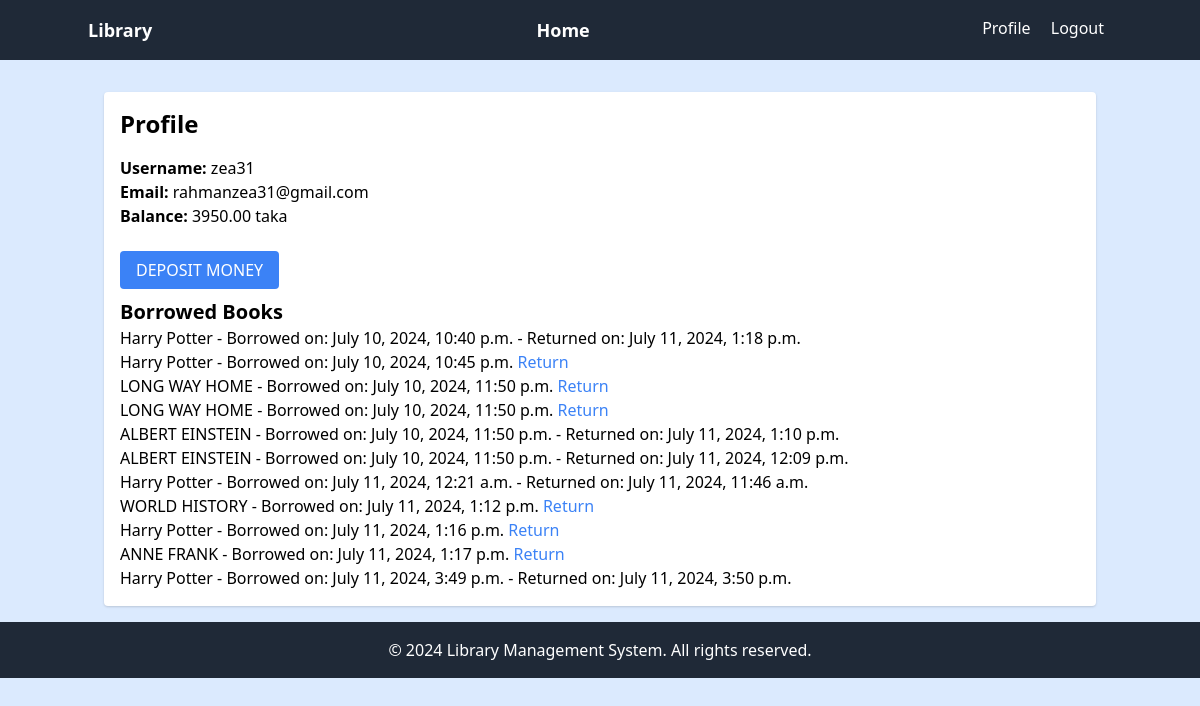
The app's page /Book/profile/ (signed in) with its own data.
### Book/models.py (models this page shows, shortened)
class UserAccount(models.Model):
    user = models.OneToOneField(User, on_delete=models.CASCADE)
    balance = models.DecimalField(max_digits=10, decimal_places=2)

class Borrow(models.Model):
    user = models.ForeignKey(User, on_delete=models.CASCADE)
    book = models.ForeignKey(Book, on_delete=models.CASCADE)
    borrow_date = models.DateTimeField(default=timezone.now)
    return_date = models.DateTimeField(null=True, blank=True)

class Book(models.Model):
    title = models.CharField(max_length=200)
    description = models.TextField()
    image = models.ImageField(upload_to='book_images/')
    borrowing_price = models.DecimalField(max_digits=10, decimal_places=2)
    category = models.ForeignKey(Category, on_delete=models.CASCADE)

### Book/views.py (the view)
# urls.py: path('profile/', views.profile, name='profile'),
@login_required
def profile(request):
    user_account = get_object_or_404(UserAccount, user=request.user)
    borrows = Borrow.objects.filter(user=request.user)
    return render(request, 'profile.html', {'user_account': user_account, 'borrows': borrows})

### Book/templates/profile.html
{% extends 'base.html' %}
{% block content %}
<div class="bg-white p-4 rounded shadow">
    <h2 class="text-2xl font-bold mb-4">Profile</h2>
    <p><strong>Username:</strong> {{ user.username }}</p>
    <p><strong>Email:</strong> {{ user.email }}</p>
    <p style="margin-bottom: 30px;"><strong>Balance:</strong> {{ user_account.balance }} taka</p>
    <a href="{% url 'deposit' %}" class="bg-blue-500 text-white px-4 py-2 rounded mt-2" style="margin-top: 50px;">DEPOSIT MONEY</a>
    <h3 class="text-xl font-bold mt-4">Borrowed Books</h3>
    <ul>
        {% for borrow in borrows %}
            <li>
                {{ borrow.book.title }} - Borrowed on: {{ borrow.borrow_date }}
                {% if not borrow.return_date %}
                    <a href="{% url 'return_book' borrow.id %}" class="text-blue-500">Return</a>
                {% else %}
                    - Returned on: {{ borrow.return_date }}
                {% endif %}
            </li>
        {% endfor %}
    </ul>
</div>
{% endblock %}

### records on screen
UserAccount: balance "3950.00"
Borrow: book "Harry Potter", borrow_date "July 10, 2024, 10:40 p.m.", return_date "July 11, 2024, 1:18 p.m."
Borrow: book "Harry Potter", borrow_date "July 10, 2024, 10:45 p.m.", shows "Return"
Borrow: book "LONG WAY HOME", borrow_date "July 10, 2024, 11:50 p.m.", shows "Return"
Borrow: book "LONG WAY HOME", borrow_date "July 10, 2024, 11:50 p.m.", shows "Return"
Borrow: book "ALBERT EINSTEIN", borrow_date "July 10, 2024, 11:50 p.m.", return_date "July 11, 2024, 1:10 p.m."
Borrow: book "ALBERT EINSTEIN", borrow_date "July 10, 2024, 11:50 p.m.", return_date "July 11, 2024, 12:09 p.m."
Borrow: book "Harry Potter", borrow_date "July 11, 2024, 12:21 a.m.", return_date "July 11, 2024, 11:46 a.m."
Borrow: book "WORLD HISTORY", borrow_date "July 11, 2024, 1:12 p.m.", shows "Return"
Borrow: book "Harry Potter", borrow_date "July 11, 2024, 1:16 p.m.", shows "Return"
Borrow: book "ANNE FRANK", borrow_date "July 11, 2024, 1:17 p.m.", shows "Return"
Borrow: book "Harry Potter", borrow_date "July 11, 2024, 3:49 p.m.", return_date "July 11, 2024, 3:50 p.m."

### other values on screen
{{ user.username }} "zea31"
{{ user.email }} "rahmanzea31@gmail.com"
